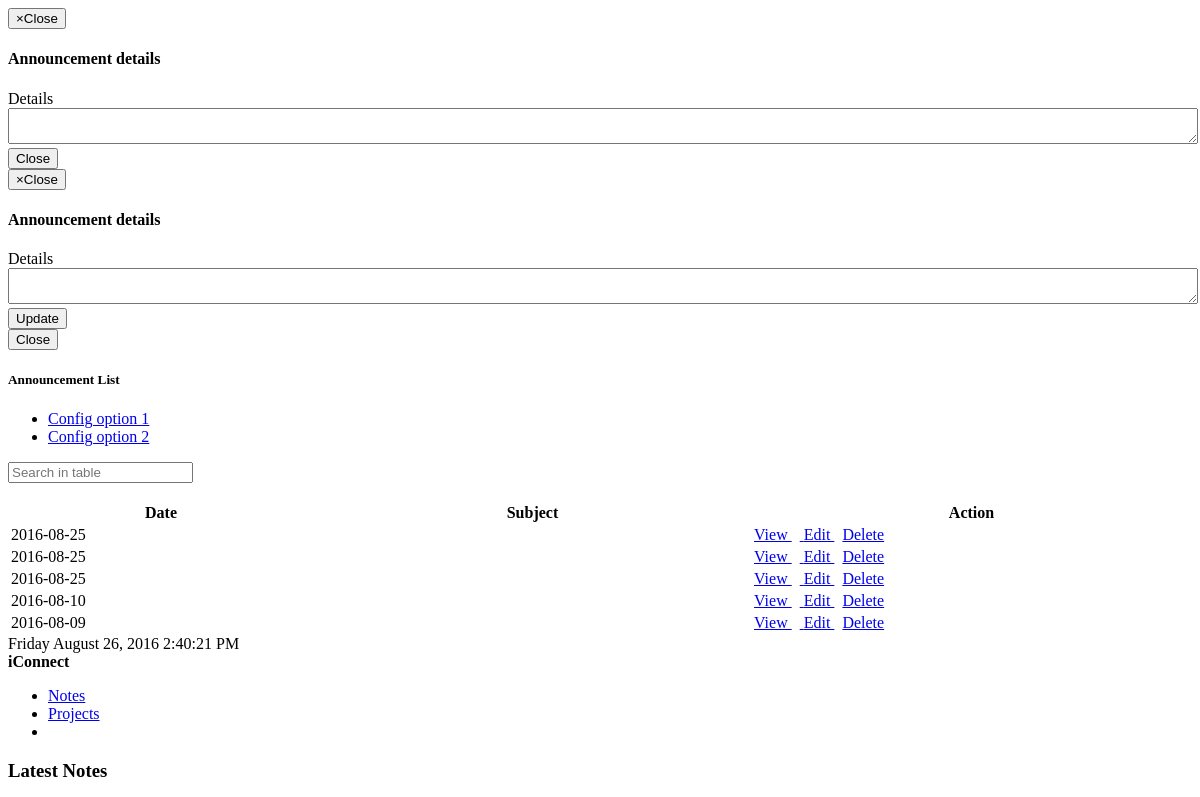
/announcementlist.php (upper part), run on an earlier commit of the app's database.
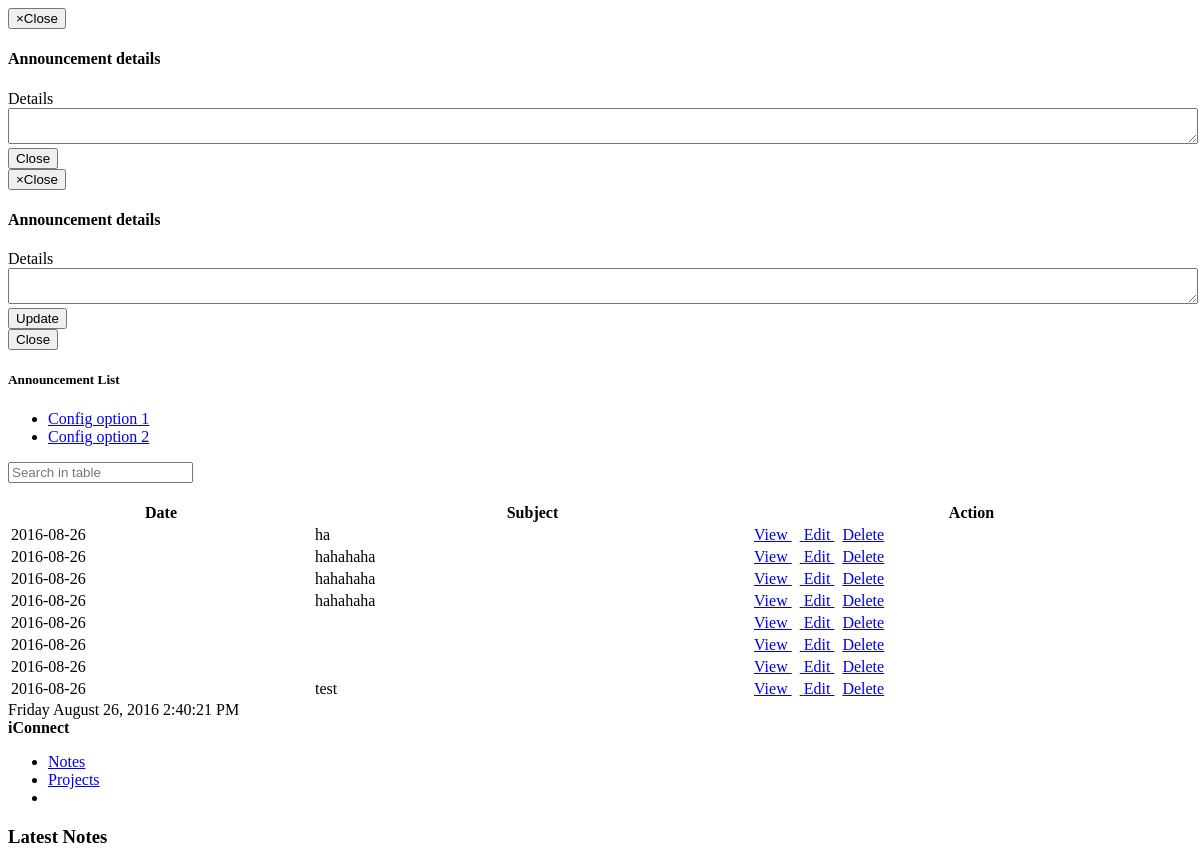
And on a later commit of the database.
### tables this page shows
CREATE TABLE IF NOT EXISTS `announcement` (
  `announcement_id` int(11) NOT NULL,
  `subject` varchar(100) NOT NULL,
  `announcement_details` varchar(200) NOT NULL,
  `announcement_date` date NOT NULL,
  `announcement_time` time NOT NULL,
  `announcement_archive` varchar(50) DEFAULT 'active'
);

### announcementlist.php (the view, shortened to what this page needs)
		<?php
function generate_table_header(){
	echo "<thead>";
		echo "<tr>";
			echo "<th class='ann-date'>Date</th>";
			echo "<th>Subject</th>";
			echo "<th>Action</th>";
		echo "</tr>";
	echo "</thead>";
}
function generate_table_contents(){
include('dbconfig.php');
	if ($result = $mysqli->query("SELECT * FROM announcement WHERE announcement_archive = 'active' ORDER BY announcement_date DESC"))
	{
		if ($result->num_rows > 0)
		{
			while ($row = mysqli_fetch_object($result)){
				$subject=$row->subject;
				echo "<tbody><tr>";
					echo "<td class='ann-date'>". date("Y-m-d", strtotime($row->announcement_date)) ."</td>";
					echo "<td class='announcement-content'>". $subject ."</td>";
					echo "<td>";
					echo "<a href='#' data-toggle='modal' data-target='#myModal4' data-announcement='$row->announcement_details'
					class = 'answerdialog btn btn-success'>
										 View
										</a>&nbsp;&nbsp";
					echo "<a href='#?id=".$row->announcement_id."' data-toggle='modal' data-target='#myModal5'
					data-announcement='$row->announcement_details'
					data-announcementid='$row->announcement_id'
					class = 'answerdialog btn btn-primary'>
										 Edit
										</a>&nbsp;&nbsp";
					echo "<a href='#' class='btn btn-danger' onclick='deleteRecord(".$row->announcement_id.")'>Delete</a>&nbsp;&nbsp; ";
				echo "</tr>
				</tbody>";
			}
		}
	}
}
?>
<!DOCTYPE html>
<html>
	<head>
	</head>
	<body>
		<div class="modal inmodal fade" id="myModal4" tabindex="-1" role="dialog"  aria-hidden="true">
			<div class="modal-dialog">
				<div class="modal-content">
					<div class="modal-header">
						<button type="button" class="close" data-dismiss="modal"><span aria-hidden="true">&times;</span><span class="sr-only">Close</span></button>
						<h4 class="modal-title">Announcement details</h4>
					</div>
					<div class="modal-body">
						<div class="ibox-content">
							<form id = "myForm" method="POST" class="form-horizontal">
								<div class="form-group">
									<label class="col-sm-2 control-label">Details</label>
									<div class="col-md-10">
									<textarea  id = "details" class="form-control" style="min-width: 100%" readonly></textarea>
									</div>
								</div>
							</form>
						</div>
					</div>
					<div class="modal-footer">
						<button type="button" class="btn btn-white" data-dismiss="modal">Close</button>
					</div>
				</div>
			</div>
		</div>
		<div class="modal inmodal fade" id="myModal5" tabindex="-1" role="dialog"  aria-hidden="true">
			<div class="modal-dialog">
				<div class="modal-content">
					<div class="modal-header">
						<button type="button" class="close" data-dismiss="modal"><span aria-hidden="true">&times;</span><span class="sr-only">Close</span></button>
						<h4 class="modal-title">Announcement details</h4>
					</div>
					<div class="modal-body">
						<div class="ibox-content">
							<form id = "myForm" method="POST" class="form-horizontal" action="announcement_update.php">
								<div class="form-group">
									<label class="col-sm-2 control-label">Details</label>
									<div class="col-md-10">
									<textarea  id = "details" class="form-control" name="ann_val" style="min-width: 100%"></textarea>
									<input type="submit" value="Update">
									</div>
								</div>
							</form>
						</div>
					</div>
					<div class="modal-footer">
						<button type="button" class="btn btn-white" data-dismiss="modal">Close</button>
					</div>
				</div>
			</div>
		</div>
		<div>
			<div class="col-lg-12">
				<div class="ibox float-e-margins">
					<div class="ibox-title">
						<h5>Announcement List</h5>
						<div class="ibox-tools">
							<ul class="dropdown-menu dropdown-user">
								<li><a href="#">Config option 1</a>
								</li>
								<li><a href="#">Config option 2</a>
								</li>
							</ul>
						</div>
					</div>
					<div class="ibox-content">
                        <form>
                        <input type="text" class="form-control" id="filter"
                                   placeholder="Search in table">
                        </form><br>
							<table class='footable table table-stripped' data-page-size='10' data-limit-navigation='5' data-filter=#filter>
								<?php
									generate_table_header();
									generate_table_contents();
								?>
							</table>
					</div>
				</div>
			</div>
        </div>
		<?php
			include('employeemenufooter.php');
		?>

What changed in the data, as far as the page shows it:
no longer on this page (row edited): announcement: announcement_date "2016-08-25"
no longer on this page (row edited): announcement: announcement_date "2016-08-25"
no longer on this page (row edited): announcement: announcement_date "2016-08-25"
no longer on this page (row edited): announcement: announcement_date "2016-08-10"
no longer on this page (row edited): announcement: announcement_date "2016-08-09"
added announcement: announcement_date "2016-08-26", subject "ha"
added announcement: announcement_date "2016-08-26", subject "hahahaha"
added announcement: announcement_date "2016-08-26", subject "hahahaha"
added announcement: announcement_date "2016-08-26", subject "hahahaha"
added announcement: announcement_date "2016-08-26"
added announcement: announcement_date "2016-08-26"
added announcement: announcement_date "2016-08-26"
added announcement: announcement_date "2016-08-26", subject "test"
